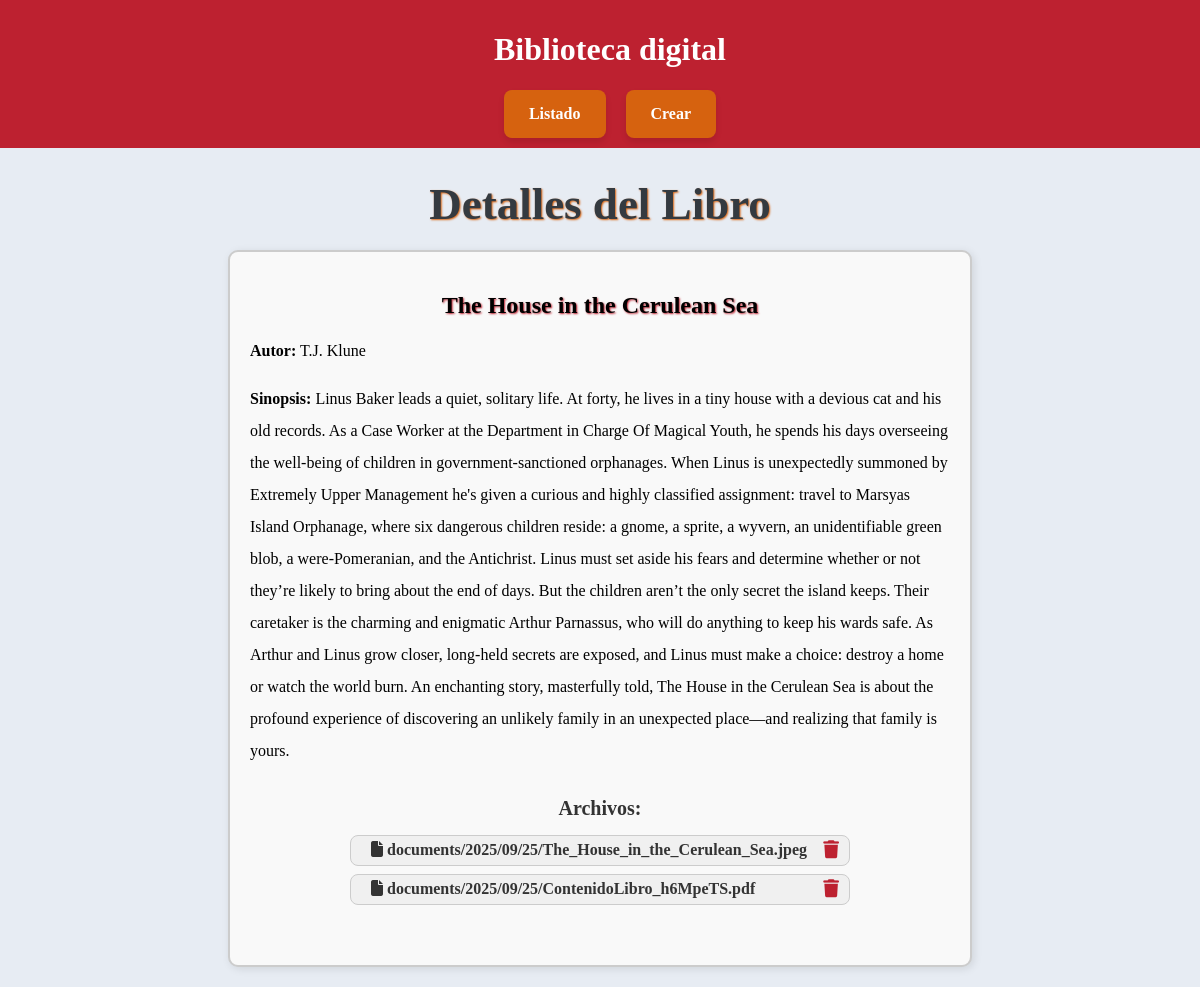
The app's page /libros/17/ with its own data.
### libros/models.py (models this page shows, shortened)
class Libro(models.Model):
    titulo = models.CharField(max_length=200)
    autor = models.CharField(max_length=200, blank=True)
    sinopsis = models.TextField(blank=True)
    creado_en = models.DateTimeField(auto_now_add=True)

class Documento(models.Model):
    libro = models.ForeignKey(Libro, on_delete=models.CASCADE, related_name='documents')
    archivo = models.FileField(upload_to='documents/%Y/%m/%d/')
    subido_el = models.DateTimeField(auto_now_add=True)

### libros/views.py (the view)
# urls.py: path('libros/<int:pk>/', views.book_detail, name='book_detail'),  # detalle libro
def book_detail(request, pk):
    libro = get_object_or_404(Libro, pk=pk)
    documentos = libro.documents.all()
    return render(request, 'libros/book_detail.html', {
        'libro': libro,
        'documentos': documentos
    })

### libros/templates/libros/book_detail.html
{% extends 'libros/base.html' %}
{% block content %}
{% load static %}
<link rel="stylesheet" href="{% static 'css/styles.css' %}">
<link rel="stylesheet" href="https://cdnjs.cloudflare.com/ajax/libs/font-awesome/6.5.0/css/all.min.css">
<div class="pagina">Detalles del Libro</div>
<div class="book-detail-card">
    <h2 class="book-title">{{ libro.titulo }}</h2>
    <p><strong>Autor:</strong> {{ libro.autor }}</p>
    <p><strong>Sinopsis:</strong> {{ libro.sinopsis }}</p>
    <h3>Archivos:</h3>
    {% if documentos %}
        <ul class="document-list">
            {% for doc in documentos %}
            <li>
                <a href="{{ doc.archivo.url }}" target="_blank" class="document-link">
                    <i class="fa-solid fa-file"></i> {{ doc.archivo.name }}
                </a>
                <a href="{% url 'document_delete' doc.pk %}" class="delete-icon" onclick="return confirm('¿Seguro que quieres borrar este archivo?');">
                    <i class="fa-solid fa-trash"></i>
                </a>
            </li>
            {% endfor %}
        </ul>
    {% else %}
        <p>No hay archivos para este libro.</p>
    {% endif %}
</div>
{% endblock %}

### static/css/styles.css (style rules this page uses)
body { background-color: #e7ecf3; margin: 0%; padding: 0%; font-family: "Georgia", "Times New Roman", serif; }
.pagina { color: #343a40; justify-content: center; display: flex; font-size: 45px; text-shadow: 1px 1px 2px #d6620f; font-weight: bold; }
.delete-icon i { color: #bd2130; font-size: 18px; text-decoration: none; }
h3 { text-align: center; margin-top: 30px; margin-bottom: 15px; font-size: 20px; font-weight: bold; color: #333; }
ul { list-style: none; padding: 0; max-width: 500px; margin: 0 auto 40px auto; }
ul li { background-color: #f0f0f0; border: 1px solid #ccc; border-radius: 8px; padding: 10px 15px; margin-bottom: 10px; display: flex; justify-content: space-between; align-items: center; transition: background-color 0.2s ease; }
ul li a { text-decoration: none; color: #bd2130; margin-left: 10px; font-weight: bold; transition: color 0.2s ease; }
ul li a:last-child { color: #bd2130; }
.book-detail-card { max-width: 700px; margin: 20px auto; padding: 20px; border: 2px solid #ccc; border-radius: 10px; background-color: #f9f9f9; box-shadow: 2px 2px 8px rgba(0,0,0,0.1); }
.book-title { text-align: center; margin-bottom: 15px; color: black; text-shadow: 1px 1px 2px#bd2130; }
.book-detail-card p { margin-bottom: 10px; line-height: 2; }
.document-list { list-style: none; padding: 0; }
.document-list li { display: flex; justify-content: space-between; align-items: center; margin-bottom: 8px; padding: 5px 10px; border-bottom: 1px solid #ccc; }
.document-link { text-decoration: none; color: #333; transition: color 0.2s; }

### records on screen
Libro: titulo "The House in the Cerulean Sea", autor "T.J. Klune", sinopsis "Linus Baker leads a quiet, solitary life. At forty, he lives in a tiny house with a devious cat and his old records. As a Case Worker at the Department in Charge Of Magical Youth, he spends his days overseeing the well-being of children in government-sanctioned orphanages. When Linus is unexpectedly summoned by Extremely Upper Management he's given a curious and highly classified assignment: travel to Marsyas Island Orphanage, where six dangerous children reside: a gnome, a sprite, a wyvern, an unidentifiable green blob, a were-Pomeranian, and the Antichrist. Linus must set aside his fears and determine whether or not they’re likely to bring about the end of days. But the children aren’t…"
Documento: archivo.name "documents/2025/09/25/The_House_in_the_Cerulean_Sea.jpeg"
Documento: archivo.name "documents/2025/09/25/ContenidoLibro_h6MpeTS.pdf"
